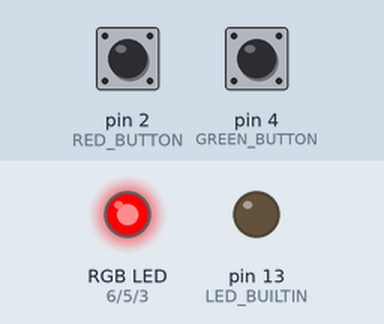
Bench run of a sketch on a simulated Arduino Uno, built with avr-gcc and run on an emulated ATmega328P. Shown: an RGB LED mixed from three pins (HIGH = lit), output pins drawn as LEDs (lit = HIGH). Inputs (shaded band) come from the test bench; at power-on: pin 2 (RED_BUTTON) HIGH, pin 4 (GREEN_BUTTON) HIGH.

Above: at 1.2 s.
1.3 s: pin 2 (RED_BUTTON) pulled LOW for 0.15 s
At 2.6 s:
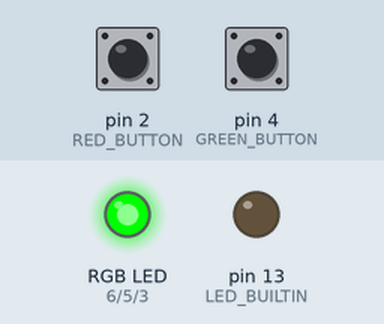
2.9 s: pin 4 (GREEN_BUTTON) pulled LOW for 0.15 s
At 4.1 s:
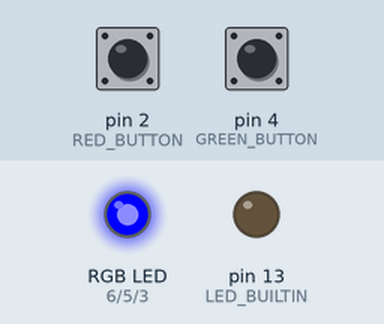
4.5 s: pin 4 (GREEN_BUTTON) pulled LOW for 1 s
At 6.6 s:
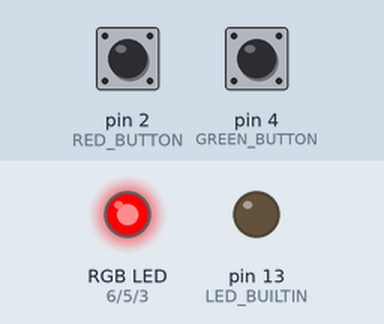
7.0 s: pin 4 (GREEN_BUTTON) pulled LOW for 3.2 s
At 11.4 s:
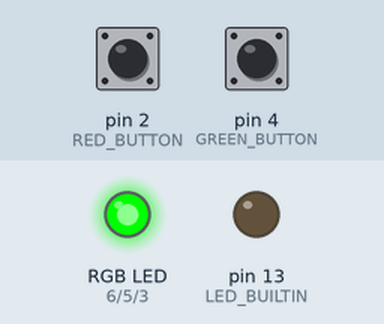
Timing chart, 0 to 12.7 s (numbered marks = the images above; inputs shaded):
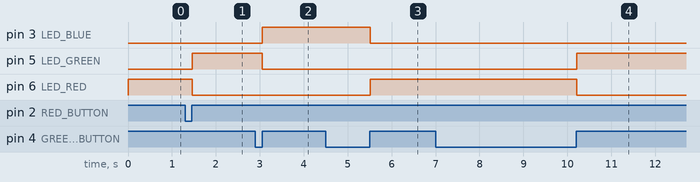

The sketch:

task1.ino
```cpp
#include <stdbool.h>

#define LED_RED 6
#define LED_GREEN 5
#define LED_BLUE 3

#define RED_BUTTON 2
#define GREEN_BUTTON 4

int led[] = {LED_RED, LED_GREEN, LED_BLUE};
int previous_reading_green = HIGH;
int previous_reading_red = HIGH;
int debounced_button_state_green = HIGH;
int debounced_button_state_red = HIGH;
unsigned long last_change_time_green = 0UL;
unsigned long last_change_time_red = 0UL;

void initRGB() {
  pinMode(LED_BUILTIN, OUTPUT);
  digitalWrite(LED_BUILTIN, LOW);

  pinMode(LED_RED, OUTPUT);
  digitalWrite(LED_RED, HIGH);

  pinMode(LED_GREEN, OUTPUT);
  digitalWrite(LED_GREEN, LOW);

  pinMode(LED_BLUE, OUTPUT);
  digitalWrite(LED_BLUE, LOW);
}

void initButtons() {
  pinMode(RED_BUTTON, INPUT_PULLUP);
  pinMode(GREEN_BUTTON, INPUT_PULLUP);
}

#define DEBOUNCE_PERIOD 10UL

bool isButtonPressed(int *previous_reading_ptr, int *debounced_button_state_ptr,
                     unsigned long *last_change_time_ptr, int button) {

  int previous_reading = *previous_reading_ptr;
  int debounced_button_state = *debounced_button_state_ptr;
  unsigned long last_change_time = *last_change_time_ptr;

  bool isPressed = false;

  int current_reading = digitalRead(button);

  if (previous_reading != current_reading) {
    last_change_time = millis();
  }

  if (millis() - last_change_time > DEBOUNCE_PERIOD) {
    if (current_reading != debounced_button_state) {
      if (debounced_button_state == LOW && current_reading == HIGH) {
        isPressed = true;
      }
      debounced_button_state = current_reading;
    }
  }

  previous_reading = current_reading;

  *previous_reading_ptr = previous_reading;
  *debounced_button_state_ptr = debounced_button_state;
  *last_change_time_ptr = last_change_time;

  return isPressed;
}

void setup() {
  initRGB();
  initButtons();
}

int led_index = 0;
void loop() {
  bool is_green_pressed =
      isButtonPressed(&previous_reading_green, &debounced_button_state_green,
                      &last_change_time_green, GREEN_BUTTON);
  bool is_red_pressed =
      isButtonPressed(&previous_reading_red, &debounced_button_state_red,
                      &last_change_time_red, RED_BUTTON);

  if (is_green_pressed || is_red_pressed) {
    digitalWrite(led[led_index], LOW);
    led_index = (led_index + 1) % 3;
    digitalWrite(led[led_index], HIGH);
  }
}
```

Measured:
- after the input at 1.3 s, pin 5 (LED_GREEN): LOW → HIGH after 0.16 s; pin 6 (LED_RED): HIGH → LOW after 0.16 s
- after the input at 2.9 s, pin 3 (LED_BLUE): LOW → HIGH after 0.16 s; pin 5 (LED_GREEN): HIGH → LOW after 0.16 s
- after the input at 4.5 s, pin 3 (LED_BLUE): HIGH → LOW after 1.0 s; pin 6 (LED_RED): LOW → HIGH after 1.0 s
- after the input at 7.0 s, pin 5 (LED_GREEN): LOW → HIGH after 3.2 s; pin 6 (LED_RED): HIGH → LOW after 3.2 s
